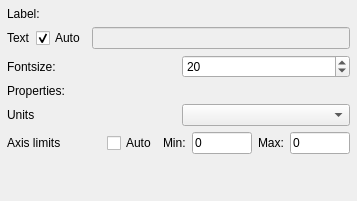
         <widget class="QWidget" name="tab_9">
          <attribute name="title">
           <string>Z axis</string>
          </attribute>
          <layout class="QVBoxLayout" name="verticalLayout_17">
           <property name="leftMargin">
            <number>7</number>
           </property>
           <property name="topMargin">
            <number>7</number>
           </property>
           <property name="rightMargin">
            <number>7</number>
           </property>
           <property name="bottomMargin">
            <number>7</number>
           </property>
           <item>
            <widget class="QLabel" name="label_65">
             <property name="text">
              <string>Label:</string>
             </property>
            </widget>
           </item>
           <item>
            <layout class="QHBoxLayout" name="horizontalLayout_41">
             <item>
              <widget class="QLabel" name="label_66">
               <property name="text">
                <string>Text</string>
               </property>
              </widget>
             </item>
             <item>
              <widget class="QCheckBox" name="zAutoLabel_checkBox">
               <property name="text">
                <string>Auto</string>
               </property>
               <property name="checked">
                <bool>true</bool>
               </property>
              </widget>
             </item>
             <item>
              <widget class="QLineEdit" name="zAutoLabel_lineEdit">
               <property name="enabled">
                <bool>false</bool>
               </property>
              </widget>
             </item>
            </layout>
           </item>
           <item>
            <layout class="QHBoxLayout" name="horizontalLayout_28">
             <item>
              <widget class="QLabel" name="label_38">
               <property name="text">
                <string>Fontsize:</string>
               </property>
              </widget>
             </item>
             <item>
              <widget class="QSpinBox" name="zFontSize_spinBox">
               <property name="minimum">
                <number>1</number>
               </property>
               <property name="value">
                <number>20</number>
               </property>
              </widget>
             </item>
            </layout>
           </item>
           <item>
            <widget class="QLabel" name="label_37">
             <property name="text">
              <string>Properties:</string>
             </property>
            </widget>
           </item>
           <item>
            <layout class="QHBoxLayout" name="horizontalLayout_35">
             <item>
              <widget class="QLabel" name="label_42">
               <property name="text">
                <string>Units</string>
               </property>
              </widget>
             </item>
             <item>
              <widget class="QComboBox" name="zUnits_comboBox"/>
             </item>
            </layout>
           </item>
           <item>
            <layout class="QHBoxLayout" name="horizontalLayout_49">
             <item>
              <widget class="QLabel" name="label_61">
               <property name="text">
                <string>Axis limits</string>
               </property>
              </widget>
             </item>
             <item>
              <spacer name="horizontalSpacer_9">
               <property name="orientation">
                <enum>Qt::Horizontal</enum>
               </property>
               <property name="sizeHint" stdset="0">
                <size>
                 <width>40</width>
                 <height>20</height>
                </size>
               </property>
              </spacer>
             </item>
             <item>
              <widget class="QCheckBox" name="zAutoAxisLimits_checkBox">
               <property name="text">
                <string>Auto</string>
               </property>
              </widget>
             </item>
             <item>
              <widget class="QLabel" name="label_62">
               <property name="text">
                <string>Min:</string>
               </property>
              </widget>
             </item>
             <item>
              <widget class="QLineEdit" name="zAxisMin_lineEdit">
               <property name="minimumSize">
                <size>
                 <width>60</width>
                 <height>0</height>
                </size>
               </property>
               <property name="maximumSize">
                <size>
                 <width>60</width>
                 <height>16777215</height>
                </size>
               </property>
               <property name="text">
                <string>0</string>
               </property>
              </widget>
             </item>
             <item>
              <widget class="QLabel" name="label_63">
               <property name="text">
                <string>Max:</string>
               </property>
              </widget>
             </item>
             <item>
              <widget class="QLineEdit" name="zAxisMax_lineEdit">
               <property name="minimumSize">
                <size>
                 <width>60</width>
                 <height>0</height>
                </size>
               </property>
               <property name="maximumSize">
                <size>
                 <width>60</width>
                 <height>16777215</height>
                </size>
               </property>
               <property name="text">
                <string>0</string>
               </property>
              </widget>
             </item>
            </layout>
           </item>
           <item>
            <spacer name="verticalSpacer_7">
             <property name="orientation">
              <enum>Qt::Vertical</enum>
             </property>
             <property name="sizeHint" stdset="0">
              <size>
               <width>20</width>
               <height>40</height>
              </size>
             </property>
            </spacer>
           </item>
          </layout>
         </widget>
